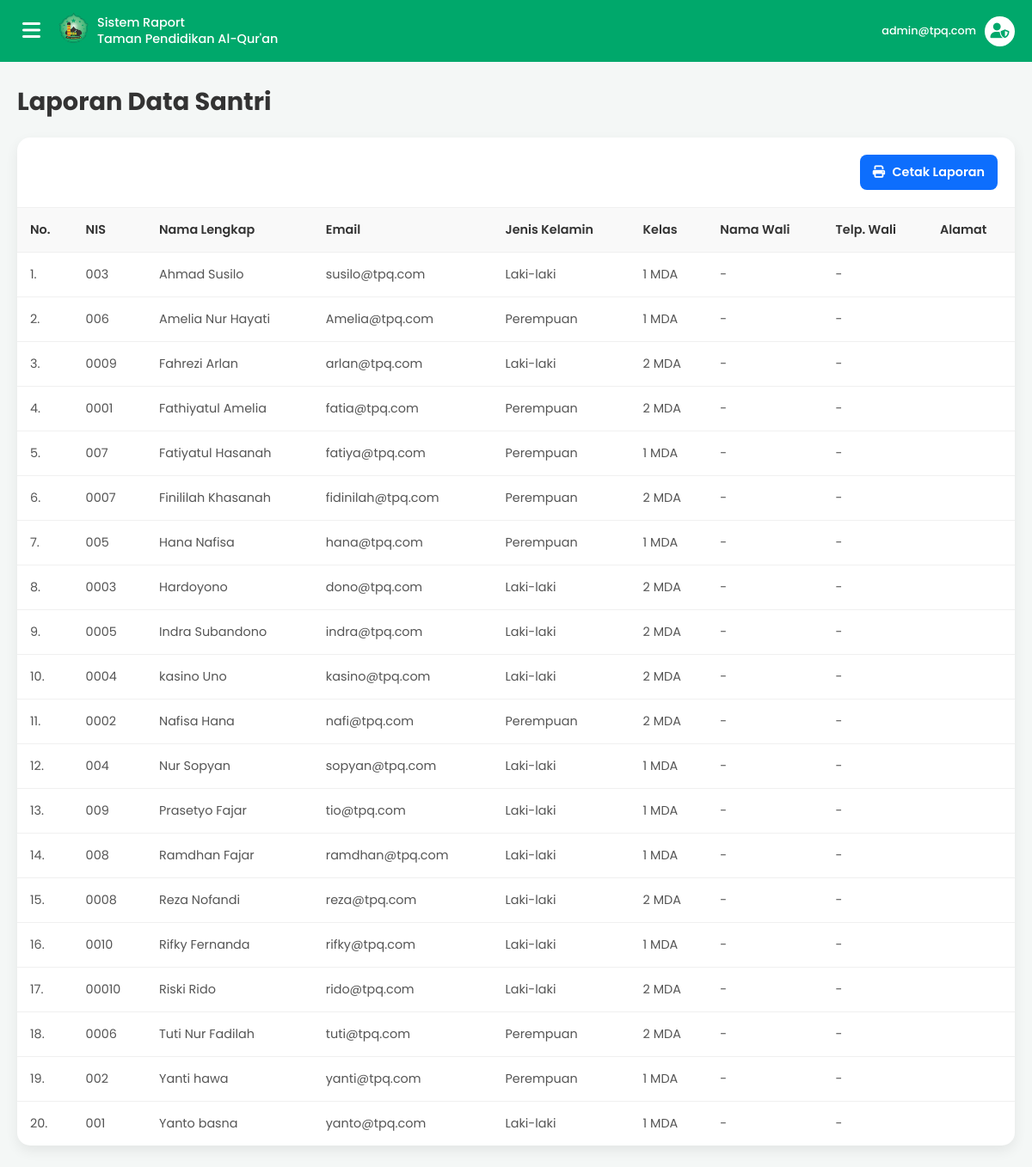
The app's page /admin/laporan/laporan_santri.php (signed in) with its own data.
### tables this page shows
CREATE TABLE `data_santri` (
  `id` int(11) NOT NULL,
  `user_id` int(11) NOT NULL,
  `id_kelas` int(11) DEFAULT NULL,
  `nama_lengkap` varchar(100) NOT NULL,
  `nis` varchar(50) DEFAULT NULL,
  `nama_wali` varchar(100) DEFAULT NULL,
  `no_telepon_wali` varchar(20) DEFAULT NULL,
  `alamat` text DEFAULT NULL,
  `nik` varchar(20) DEFAULT NULL,
  `no_kk` varchar(20) DEFAULT NULL,
  `jenis_kelamin` enum('Laki-laki','Perempuan') DEFAULT NULL,
  `tempat_lahir` varchar(100) DEFAULT NULL,
  `tanggal_lahir` date DEFAULT NULL,
  `no_hp` varchar(20) DEFAULT NULL,
  `nama_ayah` varchar(100) DEFAULT NULL,
  `pekerjaan_ayah` varchar(100) DEFAULT NULL,
  `nama_ibu` varchar(100) DEFAULT NULL,
  `pekerjaan_ibu` varchar(100) DEFAULT NULL,
  `gaji_per_bulan` varchar(50) DEFAULT NULL,
  `foto` varchar(255) DEFAULT NULL
);

CREATE TABLE `users` (
  `id` int(11) NOT NULL,
  `email` varchar(100) NOT NULL,
  `password` varchar(255) NOT NULL,
  `role` enum('admin','pengajar','santri') NOT NULL,
  `created_at` timestamp NOT NULL DEFAULT current_timestamp()
);

CREATE TABLE `kelas` (
  `id` int(11) NOT NULL,
  `id_pengajar` int(11) DEFAULT NULL,
  `nama_kelas` varchar(50) NOT NULL,
  `tahun_ajaran` varchar(20) DEFAULT NULL
);

### admin/laporan/laporan_santri.php (the view, shortened to what this page needs)
<?php
require '../../koneksi.php';
$sql = "SELECT
            ds.id,
            ds.nis,
            ds.nama_lengkap,
            u.email,
            ds.jenis_kelamin,
            k.nama_kelas,
            ds.nama_wali,
            ds.no_telepon_wali,
            ds.alamat
        FROM
            data_santri ds
        JOIN
            users u ON ds.user_id = u.id
        LEFT JOIN
            kelas k ON ds.id_kelas = k.id
        ORDER BY
            ds.nama_lengkap ASC";
$result = $koneksi->query($sql);
$data_santri = [];
if ($result->num_rows > 0) {
    while($row = $result->fetch_assoc()) {
        $data_santri[] = $row;
    }
}
?>
<!DOCTYPE html>
<html lang="id">
<head>
    <link rel="stylesheet" href="https://cdnjs.cloudflare.com/ajax/libs/font-awesome/6.5.1/css/all.min.css">
</head>
<body>
    <div class="main-content">
        <header class="header">
             <div class="header-left">
                <button class="hamburger-btn" id="hamburger-btn"><i class="fas fa-bars"></i></button>
                <div class="header-logo"><img src="../../img/logo1.png" alt="Logo"></div>
                <div class="header-title">Sistem Raport<br>Taman Pendidikan Al-Qur'an</div>
            </div>
            <div class="header-right">
                <a href="#" class="user-profile">
                    <div class="user-info"><span><?php echo htmlspecialchars($_SESSION['email']); ?></span></div>
                    <div class="icon-wrapper"><i class="fas fa-user-shield"></i></div>
                </a>
            </div>
        </header>
        <main class="dashboard-area">
            <h1>Laporan Data Santri</h1>
            <div class="card-table">
                <div class="card-header">
                    <a href="javascript:window.print()" class="btn-cetak">
                        <i class="fas fa-print"></i> Cetak Laporan
                    </a>
                </div>
                <div class="card-body">
                    <table class="data-table">
                        <thead>
                            <tr>
                                <th>No.</th>
                                <th>NIS</th>
                                <th>Nama Lengkap</th>
                                <th>Email</th>
                                <th>Jenis Kelamin</th>
                                <th>Kelas</th>
                                <th>Nama Wali</th>
                                <th>Telp. Wali</th>
                                <th>Alamat</th>
                            </tr>
                        </thead>
                        <tbody>
                            <?php if (empty($data_santri)): ?>
                                <tr>
                                    <td colspan="9" class="no-data">
                                        Belum ada data santri.
                                    </td>
                                </tr>
                            <?php else: ?>
                                <?php $no = 1; foreach ($data_santri as $santri): ?>
                                <tr>
                                    <td><?php echo $no++; ?>.</td>
                                    <td><?php echo htmlspecialchars($santri['nis'] ?? '-'); ?></td>
                                    <td><?php echo htmlspecialchars($santri['nama_lengkap']); ?></td>
                                    <td><?php echo htmlspecialchars($santri['email']); ?></td>
                                    <td><?php echo htmlspecialchars($santri['jenis_kelamin'] ?? '-'); ?></td>
                                    <td><?php echo htmlspecialchars($santri['nama_kelas'] ?? '-'); ?></td>
                                    <td><?php echo htmlspecialchars($santri['nama_wali'] ?? '-'); ?></td>
                                    <td><?php echo htmlspecialchars($santri['no_telepon_wali'] ?? '-'); ?></td>
                                    <td><?php echo htmlspecialchars($santri['alamat'] ?? '-'); ?></td>
                                </tr>
                                <?php endforeach; ?>
                            <?php endif; ?>
                        </tbody>
                    </table>
                </div>
            </div>
        </main>
    </div>
</body>
</html>

### admin/laporan/laporan_santri.php (style rules this page uses)
:root { --warna-hijau: #00a86b; --warna-hijau-muda: #e6f7f0; --warna-latar: #f4f7f6; --warna-teks: #333333; --warna-teks-abu: #555; --lebar-sidebar: 280px; }
body, html { margin: 0; padding: 0; font-family: 'Poppins', sans-serif; background-color: var(--warna-latar); box-sizing: border-box; }
*, *:before, *:after { box-sizing: inherit; }
.main-content { width: 100%; min-height: 100vh; }
.header { display: flex; align-items: center; justify-content: space-between; padding: 15px 20px; background-color: var(--warna-hijau); color: white; }
.header-left { display: flex; align-items: center; }
.hamburger-btn { font-size: 1.5rem; background: none; border: none; color: white; cursor: pointer; margin-right: 15px; }
.header-logo img { width: 35px; height: 35px; border-radius: 50%; object-fit: cover; margin-right: 10px; }
.header-title { font-size: 0.9rem; font-weight: 500; line-height: 1.3; }
.header-right .user-profile { display: flex; align-items: center; text-align: right; text-decoration: none; color: white; }
.user-profile .user-info { display: flex; flex-direction: column; }
.user-profile span { font-size: 0.8rem; font-weight: 500; }
.user-profile .icon-wrapper { background-color: white; color: var(--warna-hijau); border-radius: 50%; width: 35px; height: 35px; display: flex; align-items: center; justify-content: center; margin-left: 10px; font-size: 1.1rem; }
.dashboard-area { padding: 25px 20px; }
.dashboard-area h1 { color: var(--warna-teks); font-size: 1.8rem; margin-top: 0; margin-bottom: 20px; }
.card-table { background-color: white; border-radius: 15px; box-shadow: 0 6px 15px rgba(0, 0, 0, 0.07); overflow: hidden; }
.card-header { display: flex; justify-content: flex-end; align-items: center; padding: 20px; border-bottom: 1px solid #f0f0f0; }
.btn-cetak { background-color: #0d6efd; color: white; text-decoration: none; padding: 10px 15px; border-radius: 8px; font-weight: 600; font-size: 0.9rem; transition: background-color 0.3s; }
.btn-cetak i { margin-right: 5px; }
.card-body { padding: 0; overflow-x: auto; }
.data-table { width: 100%; border-collapse: collapse; font-size: 0.9rem; }
.data-table th, .data-table td { padding: 15px; text-align: left; border-bottom: 1px solid #f0f0f0; color: var(--warna-teks-abu); white-space: nowrap; }
.data-table th { background-color: #f9f9f9; color: var(--warna-teks); font-weight: 600; }
.data-table tbody tr:last-child td { border-bottom: none; }

### records on screen
data_santri: nis "003", nama_lengkap "Ahmad Susilo", user.email "susilo@tpq.com", jenis_kelamin "Laki-laki", id_kelas.nama_kelas "1 MDA", nama_wali "-", no_telepon_wali "-"
data_santri: nis "006", nama_lengkap "Amelia Nur Hayati", user.email "Amelia@tpq.com", jenis_kelamin "Perempuan", id_kelas.nama_kelas "1 MDA", nama_wali "-", no_telepon_wali "-"
data_santri: nis "0009", nama_lengkap "Fahrezi Arlan", user.email "arlan@tpq.com", jenis_kelamin "Laki-laki", id_kelas.nama_kelas "2 MDA", nama_wali "-", no_telepon_wali "-"
data_santri: nis "0001", nama_lengkap "Fathiyatul Amelia", user.email "fatia@tpq.com", jenis_kelamin "Perempuan", id_kelas.nama_kelas "2 MDA", nama_wali "-", no_telepon_wali "-"
data_santri: nis "007", nama_lengkap "Fatiyatul Hasanah", user.email "fatiya@tpq.com", jenis_kelamin "Perempuan", id_kelas.nama_kelas "1 MDA", nama_wali "-", no_telepon_wali "-"
data_santri: nis "0007", nama_lengkap "Finililah Khasanah", user.email "fidinilah@tpq.com", jenis_kelamin "Perempuan", id_kelas.nama_kelas "2 MDA", nama_wali "-", no_telepon_wali "-"
data_santri: nis "005", nama_lengkap "Hana Nafisa", user.email "hana@tpq.com", jenis_kelamin "Perempuan", id_kelas.nama_kelas "1 MDA", nama_wali "-", no_telepon_wali "-"
data_santri: nis "0003", nama_lengkap "Hardoyono", user.email "dono@tpq.com", jenis_kelamin "Laki-laki", id_kelas.nama_kelas "2 MDA", nama_wali "-", no_telepon_wali "-"
data_santri: nis "0005", nama_lengkap "Indra Subandono", user.email "indra@tpq.com", jenis_kelamin "Laki-laki", id_kelas.nama_kelas "2 MDA", nama_wali "-", no_telepon_wali "-"
data_santri: nis "0004", nama_lengkap "kasino Uno", user.email "kasino@tpq.com", jenis_kelamin "Laki-laki", id_kelas.nama_kelas "2 MDA", nama_wali "-", no_telepon_wali "-"
data_santri: nis "0002", nama_lengkap "Nafisa Hana", user.email "nafi@tpq.com", jenis_kelamin "Perempuan", id_kelas.nama_kelas "2 MDA", nama_wali "-", no_telepon_wali "-"
data_santri: nis "004", nama_lengkap "Nur Sopyan", user.email "sopyan@tpq.com", jenis_kelamin "Laki-laki", id_kelas.nama_kelas "1 MDA", nama_wali "-", no_telepon_wali "-"
data_santri: nis "009", nama_lengkap "Prasetyo Fajar", user.email "tio@tpq.com", jenis_kelamin "Laki-laki", id_kelas.nama_kelas "1 MDA", nama_wali "-", no_telepon_wali "-"
data_santri: nis "008", nama_lengkap "Ramdhan Fajar", user.email "ramdhan@tpq.com", jenis_kelamin "Laki-laki", id_kelas.nama_kelas "1 MDA", nama_wali "-", no_telepon_wali "-"
data_santri: nis "0008", nama_lengkap "Reza Nofandi", user.email "reza@tpq.com", jenis_kelamin "Laki-laki", id_kelas.nama_kelas "2 MDA", nama_wali "-", no_telepon_wali "-"
data_santri: nis "0010", nama_lengkap "Rifky Fernanda", user.email "rifky@tpq.com", jenis_kelamin "Laki-laki", id_kelas.nama_kelas "1 MDA", nama_wali "-", no_telepon_wali "-"
data_santri: nis "00010", nama_lengkap "Riski Rido", user.email "rido@tpq.com", jenis_kelamin "Laki-laki", id_kelas.nama_kelas "2 MDA", nama_wali "-", no_telepon_wali "-"
data_santri: nis "0006", nama_lengkap "Tuti Nur Fadilah", user.email "tuti@tpq.com", jenis_kelamin "Perempuan", id_kelas.nama_kelas "2 MDA", nama_wali "-", no_telepon_wali "-"
data_santri: nis "002", nama_lengkap "Yanti hawa", user.email "yanti@tpq.com", jenis_kelamin "Perempuan", id_kelas.nama_kelas "1 MDA", nama_wali "-", no_telepon_wali "-"
data_santri: nis "001", nama_lengkap "Yanto basna", user.email "yanto@tpq.com", jenis_kelamin "Laki-laki", id_kelas.nama_kelas "1 MDA", nama_wali "-", no_telepon_wali "-"

### other values on screen
$_SESSION['email'] "admin@tpq.com"
